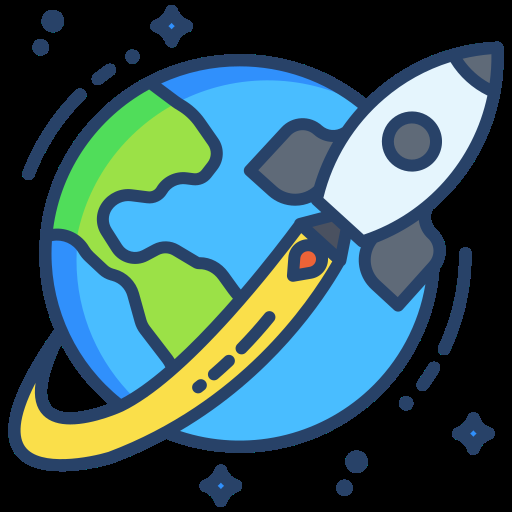
#> input picture Gui Features/rocket.png, 512 x 512 px, found by its file name
$ python detectcorner.py
#> lines starting #> are read from the running program, lines starting #| are printed output that depends on the picture; after the words box and inside, x2 and y2 are one past the last pixel; in counts of white or black regions, pixels touching at a corner belong together
# import the required library
import numpy as np
import cv2
from matplotlib import pyplot as plt


# read the image
img = cv2.imread('rocket.png')
#> img is the input picture: shape (512, 512, 3); mean B, G, R 94.5, 89.7, 57.1
cv2.imshow('Original image',img)
cv2.waitKey(0)


# convert image to gray scale image
gray = cv2.cvtColor(img, cv2.COLOR_BGR2GRAY)
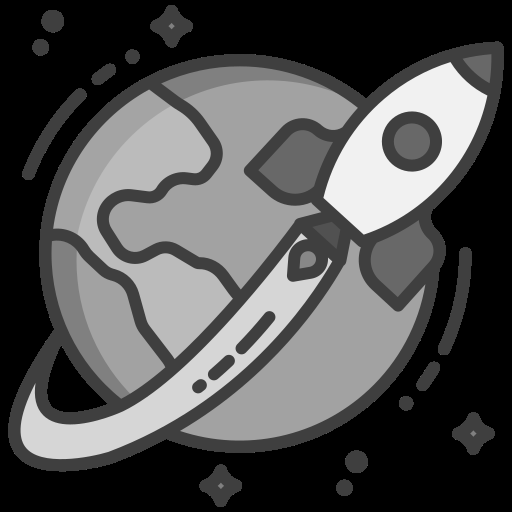
#> gray: shape (512, 512); min 0, max 241, mean 80.7

# detect corners with the goodFeaturesToTrack function.
corners = cv2.goodFeaturesToTrack(gray, 27, 0.01, 10)
#> corners = 27 rows, first 8: [301, 234], [328, 258], [486, 95], [450, 62], [174, 357], [324, 197], [351, 240], [54, 227]
corners = np.int0(corners)

# we iterate through each corner,
# making a circle at each point that we think is a corner.
for i in corners:
	x, y = i.ravel()
	cv2.circle(img, (x, y), 3, 255, -1)
#> this loop made 27 passes
#> (x, y) on passes 1 to 12: (301, 234), (328, 258), (486, 95), (450, 62), (174, 357), (324, 197), (351, 240), (54, 227), (319, 211), (363, 233), (231, 298), (240, 288)
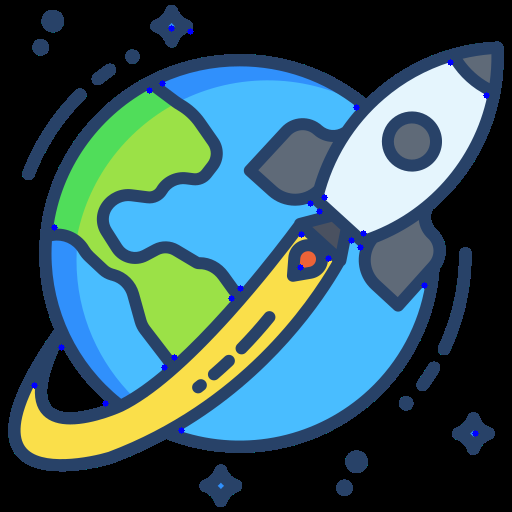
#> img: shape (512, 512, 3); 0.3% of pixels changed, all inside (x1, y1, x2, y2) = (31, 25, 490, 437)

plt.imshow(img), plt.show()
